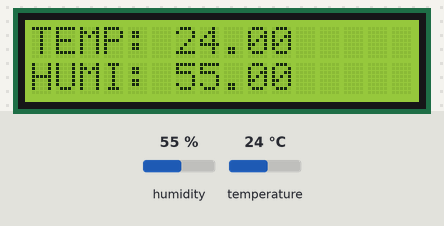
Recording of a sketch running on a simulated Arduino Uno, built with avr-gcc and run on an emulated ATmega328P. On the bench: 16×2 character LCD. Inputs (shaded band) come from the test bench; at power-on: humidity 55 %, temperature 24 °C.

Above: at 1.2 s.
1.3 s: humidity set to 22 %
At 2.8 s:
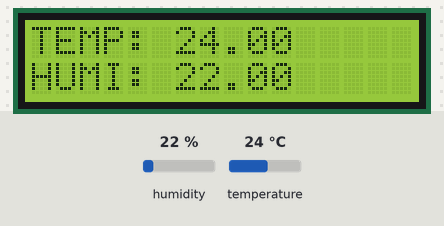
6.4 s: temperature set to 12 °C
At 8.7 s:
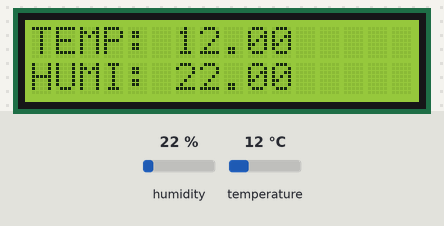
10.8 s: humidity set to 40 %
At 12.1 s:
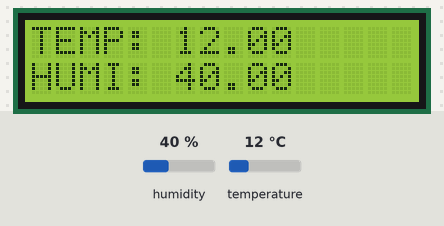
13.9 s: temperature set to 19 °C
At 14.6 s:
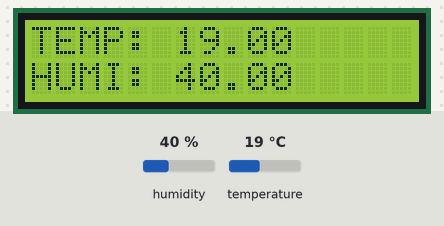
Timing chart, 0 to 16.9 s (numbered marks = the images above; inputs shaded):
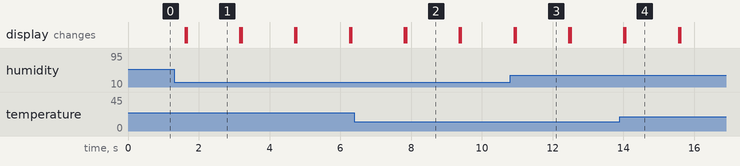

Measured:
- after the input at 1.3 s, the display: first differs from a run without the input after 0.36 s (image 1)
- after the input at 6.4 s, the display: first differs from a run without the input after 1.5 s (image 2)
- after the input at 10.8 s, the display: first differs from a run without the input after 0.16 s (image 3)
- after the input at 13.9 s, the display: first differs from a run without the input after 0.16 s (image 4)
- what the display in image 1 shows lasts 1.5 s, from 1.7 s to 3.2 s

The sketch:

dht11___.ino
```cpp
#include <LiquidCrystal_I2C.h>
#include <DHT11.h>
#include <Wire.h>

LiquidCrystal_I2C lcd(0x27,16,2);

int pin=7;
DHT11 dht11(pin);

void setup()
{
  lcd.init();
  Serial.begin(9600);
}

void loop()
{
  int err;
  float temp, humi;
  if((err=dht11.read(humi, temp))==0)
  {
    lcd.backlight();
    lcd.display();
    lcd.print("TEMP: ");
    lcd.print(temp);
    lcd.setCursor(0,1);
    lcd.print("HUMI: ");
    lcd.print(humi);
  }
  else
  {
    lcd.backlight();
    lcd.display();
    lcd.print("Error No : ");
    lcd.print(err);
  }
  delay(1500);
  lcd.clear();
}
```
